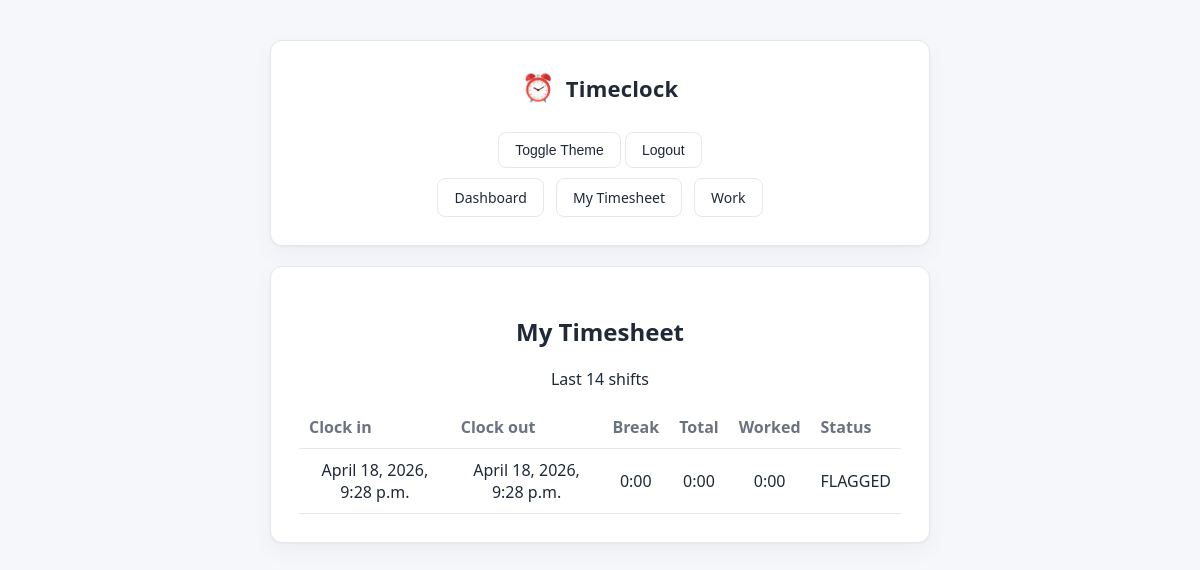
Page /timesheet/ (signed in) on the committed database.
### core/models.py (models this page shows, shortened)
class WorkShift(models.Model):
    class Status(models.TextChoices):
        OPEN = "OPEN", "Open"
        CLOSED = "CLOSED", "Closed"
        EDITED = "EDITED", "Edited"
        FLAGGED = "FLAGGED", "Flagged"
    employee = models.ForeignKey(settings.AUTH_USER_MODEL, on_delete=models.CASCADE)
    scheduled_shift = models.ForeignKey(
        ScheduledShift,
        null=True,
        blank=True,
        on_delete=models.SET_NULL,
    )
    clock_in = models.DateTimeField()
    clock_out = models.DateTimeField(null=True, blank=True)
    status = models.CharField(max_length=10, choices=Status.choices, default=Status.OPEN)
    created_at = models.DateTimeField(auto_now_add=True)
    edited_by = models.ForeignKey(
        settings.AUTH_USER_MODEL,
        null=True,
        blank=True,
        on_delete=models.SET_NULL,
        related_name="edited_workshifts",
    )
    edit_reason = models.CharField(max_length=255, blank=True)
    def total_seconds(self) -> int:
        if not self.clock_out:
            return 0
        return int((self.clock_out - self.clock_in).total_seconds())
    def break_seconds(self) -> int:
        total = 0
        for b in self.meal_breaks.all():
            if b.end_time:
                total += int((b.end_time - b.start_time).total_seconds())
        return total
    def worked_seconds(self) -> int:
        total = self.total_seconds()
        if total <= 0:
            return 0
        return max(0, total - self.break_seconds())
    def fmt_hhmm(self, seconds: int) -> str:
        td = timedelta(seconds=int(seconds))
        total_minutes = int(td.total_seconds() // 60)
        hours = total_minutes // 60
        minutes = total_minutes % 60
        return f"{hours}:{minutes:02d}"
    def total_hhmm(self) -> str:
        return self.fmt_hhmm(self.total_seconds())
    def breaks_hhmm(self) -> str:
        return self.fmt_hhmm(self.break_seconds())
    def worked_hhmm(self) -> str:
        return self.fmt_hhmm(self.worked_seconds())

class MealBreak(models.Model):
    shift = models.ForeignKey(
        WorkShift,
        on_delete=models.CASCADE,
        related_name="meal_breaks",
    )
    start_time = models.DateTimeField()
    end_time = models.DateTimeField(null=True, blank=True)
    created_at = models.DateTimeField(auto_now_add=True)

### core/views.py (the view)
# urls.py: path("timesheet/", views.timesheet, name="timesheet"),
@login_required
def timesheet(request):
    shifts = (
        WorkShift.objects
        .filter(employee=request.user)
        .prefetch_related("meal_breaks")
        .order_by("-clock_in")[:14]
    )
    return render(request, "core/timesheet.html", {"shifts": shifts})

### core/templatetags/group_tags.py (called while the page is built)
@register.filter
def in_group(user, group_name: str) -> bool:
    if user and getattr(user, 'is_superuser', False):
        return True
    if not user or not hasattr(user, "groups"):
        return False
    return user.groups.filter(name=group_name).exists()

### core/templates/core/timesheet.html (shortened to what this page needs)
{% extends "core/base.html" %}
{% block content %}
  <div class="card">
    <h2>My Timesheet</h2>
    <p>Last 14 shifts</p>
    <table>
      <thead>
        <tr>
          <th>Clock in</th>
          <th>Clock out</th>
          <th>Break</th>
          <th>Total</th>
          <th>Worked</th>
          <th>Status</th>
        </tr>
      </thead>
      <tbody>
        {% for s in shifts %}
          <tr>
            <td>{{ s.clock_in }}</td>
            <td>{% if s.clock_out %}{{ s.clock_out }}{% else %}Open{% endif %}</td>
            <td>
              {% if s.clock_out %}
                {{ s.breaks_hhmm }}
              {% else %}
                In progress
              {% endif %}
            </td>
            <td>
              {% if s.clock_out %}
                {{ s.total_hhmm }}
              {% else %}
                In progress
              {% endif %}
            </td>
            <td>
              {% if s.clock_out %}
                {{ s.worked_hhmm }}
              {% else %}
                In progress
              {% endif %}
            </td>
            <td>{{ s.status }}</td>
          </tr>
        {% empty %}
          <tr><td colspan="6">No shifts yet.</td></tr>
        {% endfor %}
      </tbody>
    </table>
  </div>
{% endblock %}

### core/static/css/style.css (style rules this page uses)
:root { --bg:#f5f7fb; --card:#ffffff; --text:#1f2937; --muted:#6b7280; --border:#e5e7eb; --primary:#2563eb; --primary-hover:#1d4ed8; --success:#22c55e; --danger:#ef4444; }
* { box-sizing:border-box; }
body { margin:0; min-height:100vh; color:var(--text); font-family:system-ui,-apple-system,Segoe UI,Roboto,Arial,sans-serif; text-align:center; }
.card { background:var(--card); border:1px solid var(--border); border-radius:12px; padding:28px; margin-bottom:20px; box-shadow: 0 1px 2px rgba(0,0,0,0.04), 0 8px 24px rgba(0,0,0,0.04); }
table { width:100%; border-collapse:collapse; }
th,td { padding:10px; border-bottom:1px solid var(--border); }
th { color:var(--muted); text-align:left; }
body { background-color: var(--bg); transition: background-color 0.25s ease, color 0.25s ease; }
.card { transition: background-color 0.25s ease, border-color 0.25s ease; }

### rows in the picture
WorkShift: clock_in "April 18, 2026, 9:28 p.m.", clock_out "April 18, 2026, 9:28 p.m.", breaks_hhmm "0:00", total_hhmm "0:00", worked_hhmm "0:00", status "FLAGGED"
